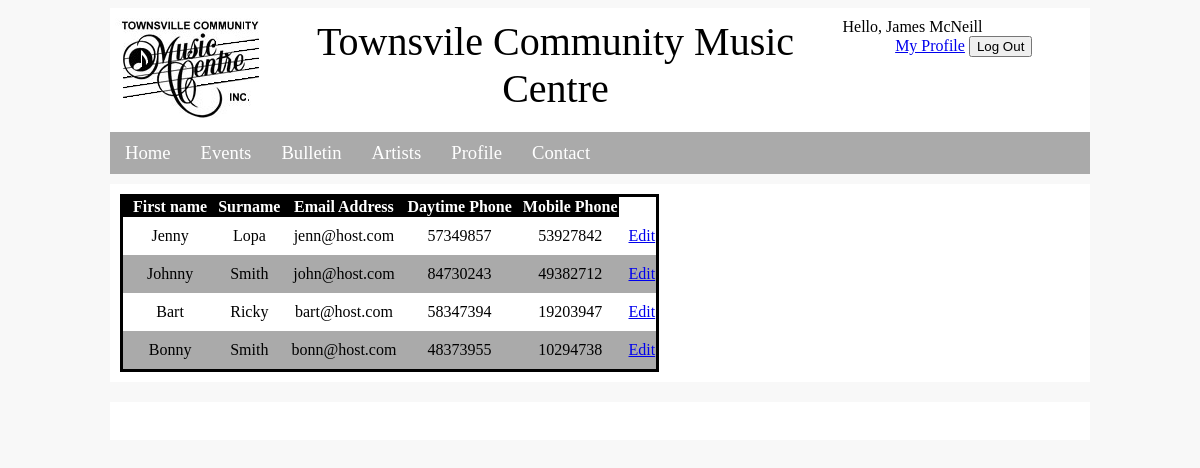
Before: /adminArtistList.php (signed in) with the older database file.
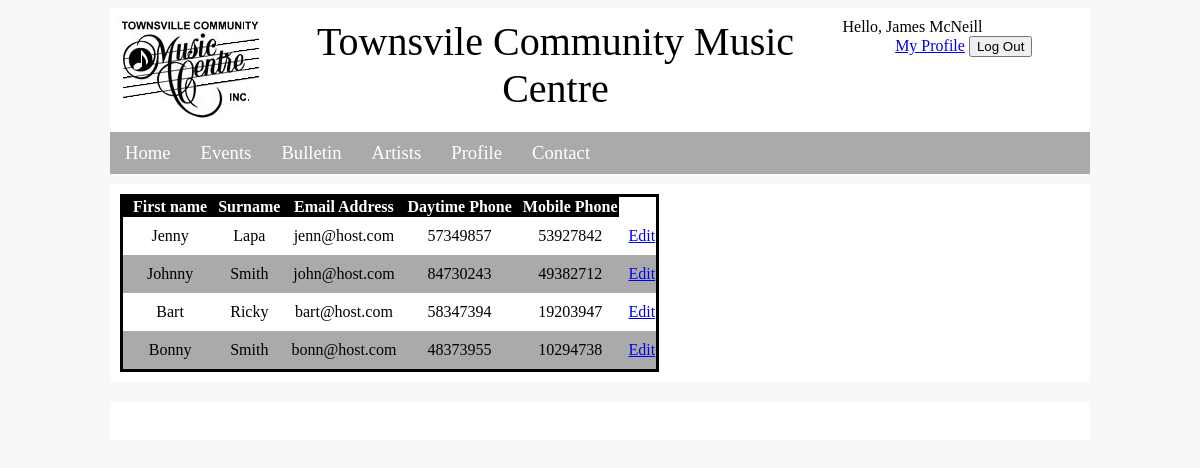
After: the same page with the newer database file.
### tables this page shows
CREATE TABLE Artist (
Artist_Id INTEGER,
Artist_Fnames TEXT,
Artist_Sname TEXT,
Artist_Email TEXT,
Artist_PhoneDay TEXT,
Artist_Mobile TEXT,
PRIMARY KEY(Artist_Id)
);

### adminArtistList.php (the view, shortened to what this page needs)
<!doctype html>
<html>
<head>
<link href="mainstyle.css" rel="stylesheet" type="text/css">
</head>
<body>
<?php include('template/header.php'); ?>
<?php include('template/inc_nav.php'); ?>
<div class="allContent">
    <div class="mainContent bgPrimary">
		<?php
			if(!isset($_SESSION['AuthLevel']) || $_SESSION['AuthLevel'] != 3){
				echo "<div class='error_message'>You need to be logged in with administrator rights to access this resource</div>";
			}
			else {
				include('db_connect.php');
				$artists = $dbh->query("SELECT * FROM Artist");
				echo "<table class='adminControlTable'>\n
						<tr><th>First name</th><th>Surname</th><th>Email Address</th><th>Daytime Phone</th><th>Mobile Phone</th></tr>\n";
				while($row = $artists->fetch()){
		?>
					<tr id='Artist<?php echo $row['Artist_Id']?>'>
						<td name='row_Fname'><?php echo $row['Artist_Fnames'] ?></td>
						<td name='row_Sname'><?php echo $row['Artist_Sname'] ?></td>
						<td name='row_Email'><?php echo $row['Artist_Email'] ?></td>
						<td name='row_PhoneDay'><?php echo $row['Artist_PhoneDay'] ?></td>
						<td name='row_Mobile'><?php echo $row['Artist_Mobile'] ?></td>
						<td class='adminControlButtonCells'><a href='adminArtistEdit.php?Artist_Id=<?php echo $row['Artist_Id']?>'>Edit</a></td>
					</tr>
		<?php
				}
				echo "</table>\n</form>";
			}
		?>
	</div>
</div>
<?php include('template/footer.php'); ?>
</body>
</html>

### template/header.php (shortened to what this page needs)
<div class="wrapper bgPrimary">
    <div id="header">
		<?php
			$uri = $_SERVER['SCRIPT_NAME'];
			if(isset($_SESSION['Name'])){
		?>
		<div class="loginForm">
			<span>Hello, <?php echo $_SESSION['Name']; ?></span>
			<form id="form1" name="form1" method="post" action="logout.php?redirect=<?php echo $uri; ?>">
				<a href="userProfile.php">My Profile</a>
				<input type="submit" name="logout" value="Log Out" class="input"><br />
			</form>
		</div>
		<?php } ?>
        <div class="headerImage">
            <a href="index.html">
                <img src="images/TCMC150100.jpg" width="150" height="100" alt="Townsville Community Music Centre"/>
            </a>
        </div>
        <div class="headerWords">
            <span class="banner">
                Townsvile Community Music Centre
            </span>
        </div>
    </div>
</div>

### template/inc_nav.php (shortened to what this page needs)
<div class="wrapper">
    <div class="bg-navbar">
        <div class="navbar">
			<?php
			$pageName = ltrim(substr($_SERVER['SCRIPT_NAME'], strrpos($_SERVER['SCRIPT_NAME'], "/")), "/");
			?>
            <ul>
				<li><a <?php if($pageName === 'index.php'){ echo "class='navbarSelected' "; } ?> href="index.php">Home</a></li><li><a <?php if($pageName === ''){ echo "class='navbarSelected' "; } ?> href="">Events</a></li><li><a <?php if($pageName === 'notices.php'){ echo "class='navbarSelected' "; } ?> href="notices.php">Bulletin</a></li><li><a <?php if($pageName === ''){ echo "class='navbarSelected' "; } ?> href="">Artists</a></li><!--
            	<?php
					if(!isset($_SESSION['AuthLevel'])){
				?>
				--><li><a <?php if($pageName === 'signUp.php'){ echo "class='navbarSelected' "; }?> href="signUp.php">Sign Up</a></li><!--
				<?php
					} else {
				?>
				--><li><a <?php if($pageName === 'userProfile.php'){ echo "class='navbarSelected' "; }?> href="userProfile.php">Profile</a></li><!--
				<?php
					}
				?>
            --><li><a <?php if($pageName === ''){ echo "class='navbarSelected' "; }?> href="">Contact</a></li>
            </ul>
        </div>
    </div>
</div>

### template/footer.php (shortened to what this page needs)
<div class="wrapper bgPrimary">
    <div class="footer">
    </div>
</div>

### mainstyle.css (style rules this page uses)
.wrapper { margin-left: auto; margin-right: auto; width: 980px; }
.bgPrimary { background-color: #FFFFFF; }
#header { padding-bottom: 10px; padding-left: 5px; padding-right: 5px; padding-top: 10px; }
.footer { padding: 10px; color: #FFFFFF; margin-top: 20px; }
#form1 { text-align: center; }
.banner { font-size: 40px; }
.headerWords { width: 58%; display: inline-block; text-align: center; vertical-align: top; }
.headerImage { width: 16%; display: inline-block; }
.loginForm { width: 25%; float: right; display: inline-block; }
.input { margin-bottom: 5px; }
.navbar ul li a { display: inline-block; padding: 10px; padding-right: 15px; padding-left: 15px; font-size: 14pt; }
.navbar ul li { display: inline; text-align: center; }
.navbar ul { padding: 0px; margin: 0px; }
.navbar { margin-top: 0px; margin-bottom: 10px; background-color: inherit; }
.navbar a { text-decoration: none; color: #FFFFFF; }
.bg-navbar { background-color: #AAAAAA; }
.mainContent { padding: 10px; }
.allContent { margin-left: auto; margin-right: auto; width: 980px; display:table; }
.adminControlTable { border: 3px solid black; border-spacing: 0; }
.adminControlTable tr:nth-child(odd) { background: #AAAAAA; }
.adminControlTable th { background: #000000; color: #FFFFFF; padding-left: 10px; }
.adminControlTable td { padding-left: 10px; padding-bottom: 10px; padding-top: 10px; text-align: center; }
body { background-color: #f8f8f8; }

Changed rows visible on the page:
changed artist "Jenny": Artist_Sname "Lopa" → "Lapa"
